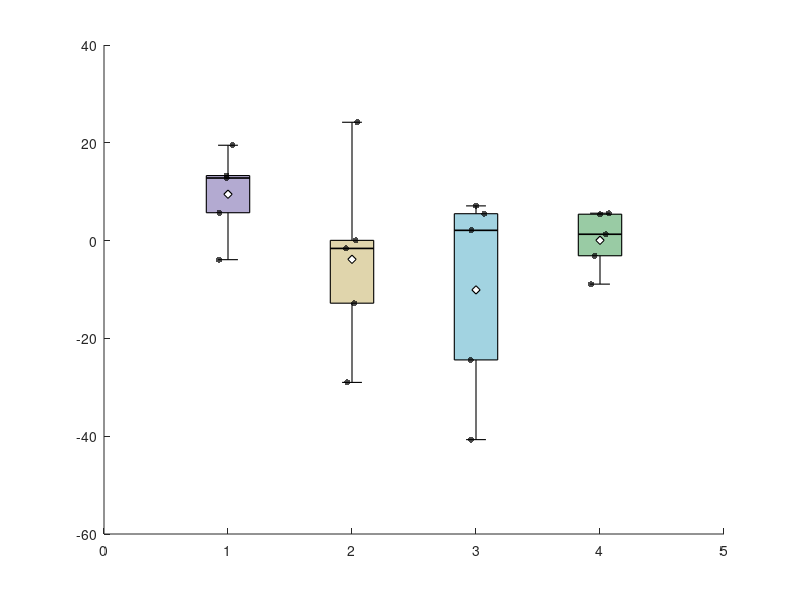

MATLAB code for this plot: (Note: this script raises an error after producing the figure.)
%% MAKE_FIGURE3_BOXPLOT - Run-to-run variability box plot with jittered points
%% (Manual construction - no Statistics and Machine Learning Toolbox required)

clear; clc; close all;

datasets = {'MNIST','Fashion-MNIST','MIT-BIH','ChestX-ray14'};
data = { [5.7 12.8 -3.9 19.5 13.3], ...
         [-1.6 0.05 -29.0 24.2 -12.8], ...
         [2.1 7.1 -40.7 5.5 -24.4], ...
         [5.4 -3.1 5.6 -8.9 1.3] };

colors = [0.506 0.447 0.698; 0.800 0.725 0.455; 0.392 0.710 0.803; 0.333 0.659 0.408];

f = figure('Units','inches','Position',[1 1 6 4], 'Color','w');
ax = axes(f); hold(ax,'on');

boxWidth = 0.35;
for i = 1:numel(data)
    yv = sort(data{i});
    q1 = median(yv(yv <= median(yv)));       % simple quartile approx for n=5
    q3 = median(yv(yv >= median(yv)));
    med = median(yv);
    mn = min(yv);
    mx = max(yv);
    meanVal = mean(yv);

    % Box (Q1 to Q3)
    rectangle(ax, 'Position', [i-boxWidth/2, q1, boxWidth, q3-q1], ...
        'FaceColor', colors(i,:), 'FaceAlpha', 0.6, 'EdgeColor','k', 'LineWidth', 0.8);

    % Median line
    plot(ax, [i-boxWidth/2, i+boxWidth/2], [med med], 'k-', 'LineWidth', 1.2);

    % Whiskers
    plot(ax, [i i], [q3 mx], 'k-', 'LineWidth', 0.8);
    plot(ax, [i i], [mn q1], 'k-', 'LineWidth', 0.8);
    plot(ax, [i-0.08 i+0.08], [mx mx], 'k-', 'LineWidth', 0.8);
    plot(ax, [i-0.08 i+0.08], [mn mn], 'k-', 'LineWidth', 0.8);

    % Mean marker (white diamond)
    plot(ax, i, meanVal, 'd', 'MarkerFaceColor','w', 'MarkerEdgeColor','k', 'MarkerSize',6, 'LineWidth',0.8);

    % Individual jittered points
    xv = i + (rand(size(yv))-0.5)*0.15;
    scatter(ax, xv, yv, 20, 'k', 'filled', 'MarkerFaceAlpha', 0.7);
end

yline(ax, 0, 'k--', 'LineWidth', 0.7);
set(ax, 'XTick', 1:4, 'XTickLabel', datasets, 'FontName','Times New Roman', 'FontSize',9);
xlim(ax, [0.5 4.5]);
xlabel(ax, 'Dataset', 'FontName','Times New Roman', 'FontSize',10);
ylabel(ax, 'Measured energy change vs. baseline (%)', 'FontName','Times New Roman', 'FontSize',10);
box(ax,'off');

exportgraphics(f, fullfile('..','results','Figure3_variability_boxplot.png'), 'Resolution', 350);
fprintf('Saved Figure3_variability_boxplot.png\n');
